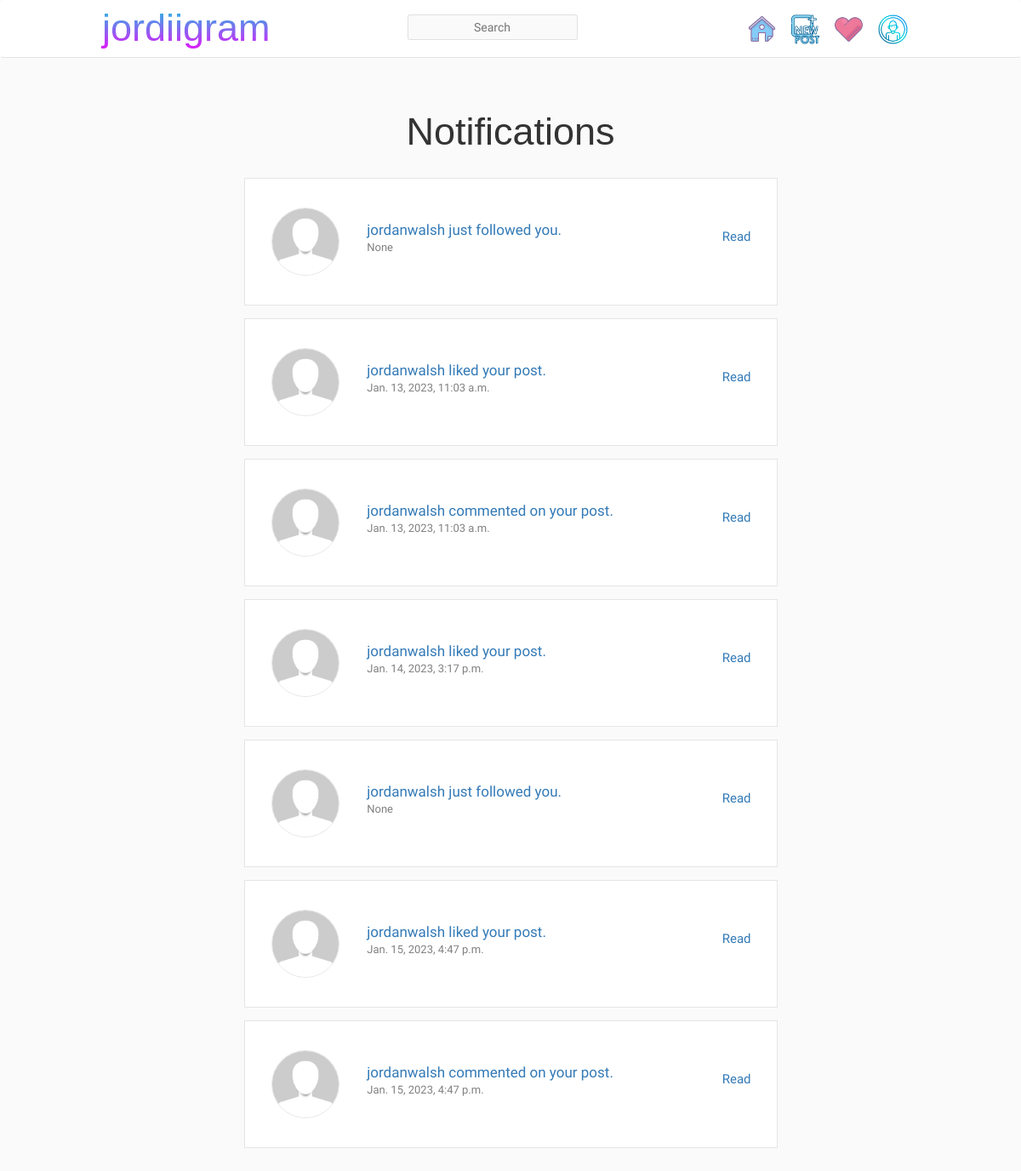
/notifications/ (signed in), run on an earlier commit of the app's database.
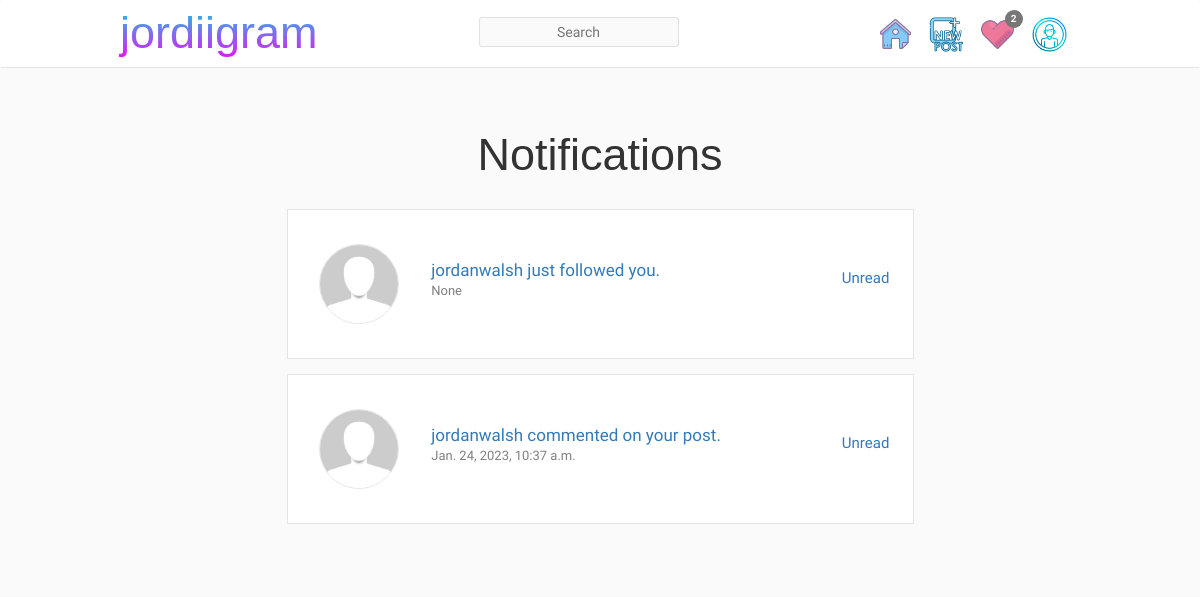
And on a later commit of the database.
### posts/models.py (models this page shows)
class Notification(models.Model):
    user = models.ForeignKey(UserProfile, on_delete=models.CASCADE, null=True, related_name="sender")
    profile = models.ForeignKey(UserProfile, on_delete=models.CASCADE, null=True, related_name="receiver")
    post = models.ForeignKey(Post, on_delete=models.CASCADE, null=True)
    comment = models.ForeignKey(Comment, on_delete=models.CASCADE, null=True)
    liked = models.BooleanField(default=False, null=True)
    followed = models.BooleanField(default=False, null=True)
    time_created = models.DateTimeField(auto_now_add=True, null=True)
    options=(("Unread", "Unread"),
             ("Read", "Read"),)
    read_status = models.CharField(max_length=10, choices=options, default="Unread")

### social_media_app/views.py (the view)
# urls.py: path("notifications/", views.view_notifications, name="notifications"),
def view_notifications(request):
    if request.user.is_authenticated:
        view_notifications = Notification.objects.filter(profile=request.user)
        context = {'view_notifications' : view_notifications}
        return render(request, "notifications.html", context)
    return HttpResponseRedirect(reverse("accounts:login"))

### accounts/models.py (called while the page is built)
    def __str__(self):
        return self.username

### posts/content_processors.py (called while the page is built)
def notification_count(request):
    if request.user.is_authenticated:
        notification_count = Notification.objects.filter(
        Q(profile=request.user) &
        Q(read_status='Unread')).count()
    else:
        notification_count = None
    return {'notification_count' : notification_count}

### templates/notifications.html
{% extends "base.html" %}
{% load static %}
{% block content %}
<div class="heading-container">
    <p class="headings">Notifications</p>
</div>
<div class="notifications-container">
  {% for notification in view_notifications %}
        <div class="notification">
          <a href="{% url 'status' notification.pk %}">
              <div class="notification-profiler">
                {% if notification.user.profile_picture %}
                  <img class="follow-profiler" src="{{notification.user.profile_picture.url}}" alt="profile_picture">
                {% else %}
                  <img class="follow-profiler" src="{% static 'images/profile_placeholder.jpg' %}" alt="default_photo">
                {% endif %}
              </div>
              <div class="notification-message">
                <ul style="padding-left:0px">
                  {% if notification.followed %}
                      <li>{{notification.user}} just followed you.</li>
                  {% elif notification.liked %}
                      <li>{{notification.user}} liked your post.</li>
                  {% else %}
                      <li>{{notification.user}} commented on your post.</li>
                  {% endif %}
                  <li style="font-size:13px;color:grey;">{{notification.time_created}}</li>
                </ul>
              </div>
                <div class="notification-status">
                    <p>{{notification.read_status}}</p>
                </div>
            </a>
        </div>
  {% endfor %}
</div>
{% endblock %}

What changed in the data, as far as the page shows it:
no longer on this page (row edited): Notification: user "jordanwalsh", time_created "None", read_status "Read"
no longer on this page (row edited): Notification: user "jordanwalsh", time_created "Jan. 13, 2023, 11:03 a.m.", read_status "Read"
no longer on this page (row edited): Notification: user "jordanwalsh", time_created "Jan. 13, 2023, 11:03 a.m.", read_status "Read"
no longer on this page (row edited): Notification: user "jordanwalsh", time_created "Jan. 14, 2023, 3:17 p.m.", read_status "Read"
no longer on this page (row edited): Notification: user "jordanwalsh", time_created "None", read_status "Read"
removed Notification: user "jordanwalsh", time_created "Jan. 15, 2023, 4:47 p.m.", read_status "Read"
removed Notification: user "jordanwalsh", time_created "Jan. 15, 2023, 4:47 p.m.", read_status "Read"
added Notification: user "jordanwalsh", time_created "None", read_status "Unread"
added Notification: user "jordanwalsh", time_created "Jan. 24, 2023, 10:37 a.m.", read_status "Unread"
Also different on the page:
{{ notification_count }}: (not shown) → "2"
